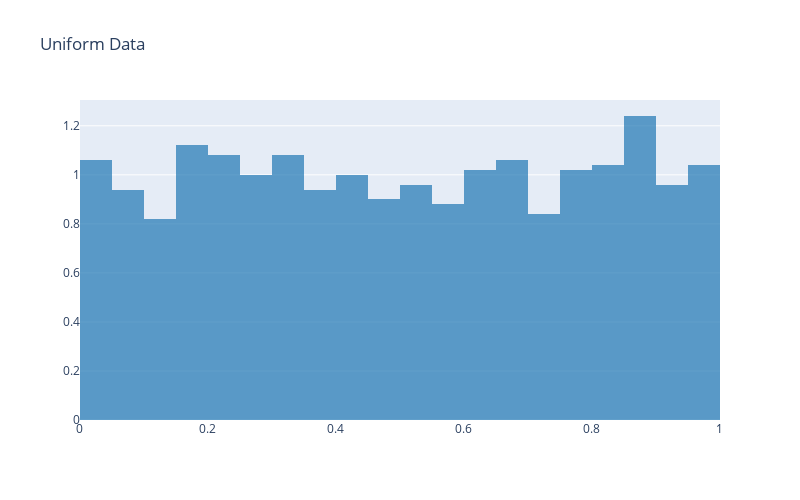

The code cell stored with this chart in its notebook:
### Markdown cell above
Generating some uniform data:

### Code cell
unif_1 = np.random.uniform(size = (1000,1))
unif_dist  = ff.create_distplot([unif_1.reshape(-1)], group_labels = [' '], show_curve=False, show_rug=False, bin_size=0.05)
unif_dist.update_layout(showlegend=False, title_text='Uniform Data', width=800, height=500)
unif_dist.show()

### Figure 1 — Plotly figure (JSON) as saved in the notebook; plotly's stock layout.template omitted (floating-point values rounded to 4 significant figures; data arrays with more than 128 entries replaced by an {"elided": "..."} marker saying what was removed)
{"data": [{"autobinx": false, "histnorm": "probability density", "legendgroup": " ", "marker": {"color": "rgb(31, 119, 180)"}, "name": " ", "opacity": 0.7, "type": "histogram", "x": {"elided": "1000 float values"}, "xaxis": "x", "xbins": {"end": 0.9997, "size": 0.05, "start": 7.929e-05}, "yaxis": "y"}], "layout": {"barmode": "overlay", "height": 500, "hovermode": "closest", "legend": {"traceorder": "reversed"}, "showlegend": false, "title": {"text": "Uniform Data"}, "width": 800, "xaxis": {"anchor": "y2", "domain": [0, 1], "zeroline": false}, "yaxis": {"anchor": "free", "domain": [0, 1], "position": 0}}}
